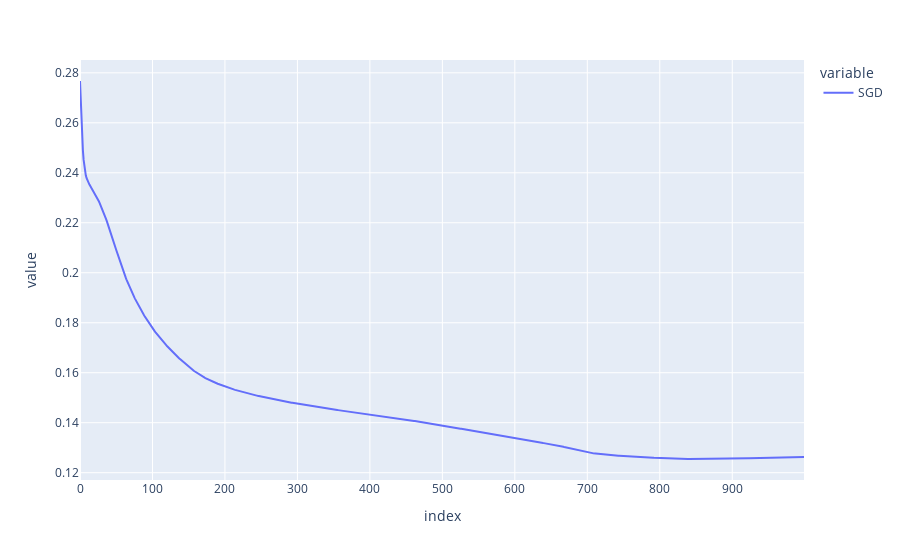

Notebook code cell kept with this figure:
### Code cell
fig = px.line({'SGD':losses})
fig.show()

### Figure 1 — Plotly figure (JSON) as saved in the notebook; plotly's stock layout.template omitted (floating-point values rounded to 4 significant figures; data arrays with more than 128 entries replaced by an {"elided": "..."} marker saying what was removed)
{"data": [{"hovertemplate": "variable=SGD<br>index=%{x}<br>value=%{y}<extra></extra>", "legendgroup": "SGD", "line": {"color": "#636efa", "dash": "solid"}, "marker": {"symbol": "circle"}, "mode": "lines", "name": "SGD", "orientation": "v", "showlegend": true, "type": "scatter", "x": {"elided": "1000 int values"}, "xaxis": "x", "y": {"elided": "1000 float values"}, "yaxis": "y"}], "layout": {"legend": {"title": {"text": "variable"}, "tracegroupgap": 0}, "margin": {"t": 60}, "xaxis": {"anchor": "y", "domain": [0, 1], "title": {"text": "index"}}, "yaxis": {"anchor": "x", "domain": [0, 1], "title": {"text": "value"}}}}
